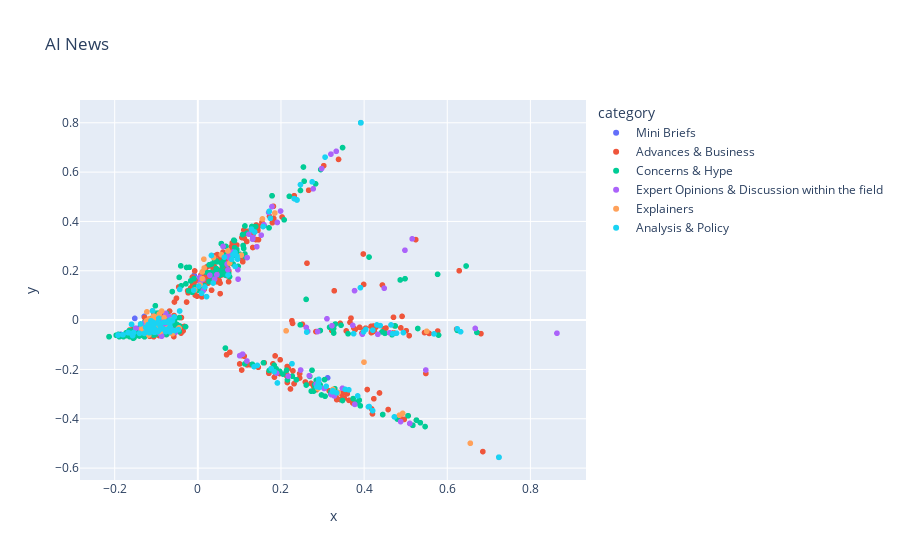

The notebook cell saved with this chart:
### Code cell
df['pca'] = (
   df['excerpt']
   .pipe(hero.clean)
   .pipe(hero.tfidf)
   .pipe(hero.pca)
)
hero.scatterplot(df, 'pca', color='category', title="AI News")

### Figure 1 — Plotly figure (JSON) as saved in the notebook; plotly's stock layout.template omitted (floating-point values rounded to 4 significant figures; data arrays with more than 128 entries replaced by an {"elided": "..."} marker saying what was removed)
{"data": [{"hovertemplate": "category=Mini Briefs<br>x=%{x}<br>y=%{y}<extra></extra>", "legendgroup": "Mini Briefs", "marker": {"color": "#636efa", "symbol": "circle"}, "mode": "markers", "name": "Mini Briefs", "showlegend": true, "type": "scattergl", "x": {"elided": "169 float values"}, "xaxis": "x", "y": {"elided": "169 float values"}, "yaxis": "y"}, {"hovertemplate": "category=Advances & Business<br>x=%{x}<br>y=%{y}<extra></extra>", "legendgroup": "Advances & Business", "marker": {"color": "#EF553B", "symbol": "circle"}, "mode": "markers", "name": "Advances & Business", "showlegend": true, "type": "scattergl", "x": {"elided": "622 float values"}, "xaxis": "x", "y": {"elided": "622 float values"}, "yaxis": "y"}, {"hovertemplate": "category=Concerns & Hype<br>x=%{x}<br>y=%{y}<extra></extra>", "legendgroup": "Concerns & Hype", "marker": {"color": "#00cc96", "symbol": "circle"}, "mode": "markers", "name": "Concerns & Hype", "showlegend": true, "type": "scattergl", "x": {"elided": "452 float values"}, "xaxis": "x", "y": {"elided": "452 float values"}, "yaxis": "y"}, {"hovertemplate": "category=Expert Opinions & Discussion within the field<br>x=%{x}<br>y=%{y}<extra></extra>", "legendgroup": "Expert Opinions & Discussion within the field", "marker": {"color": "#ab63fa", "symbol": "circle"}, "mode": "markers", "name": "Expert Opinions & Discussion within the field", "showlegend": true, "type": "scattergl", "x": {"elided": "170 float values"}, "xaxis": "x", "y": {"elided": "170 float values"}, "yaxis": "y"}, {"hovertemplate": "category=Explainers<br>x=%{x}<br>y=%{y}<extra></extra>", "legendgroup": "Explainers", "marker": {"color": "#FFA15A", "symbol": "circle"}, "mode": "markers", "name": "Explainers", "showlegend": true, "type": "scattergl", "x": {"elided": "132 float values"}, "xaxis": "x", "y": {"elided": "132 float values"}, "yaxis": "y"}, {"hovertemplate": "category=Analysis & Policy<br>x=%{x}<br>y=%{y}<extra></extra>", "legendgroup": "Analysis & Policy", "marker": {"color": "#19d3f3", "symbol": "circle"}, "mode": "markers", "name": "Analysis & Policy", "showlegend": true, "type": "scattergl", "x": {"elided": "181 float values"}, "xaxis": "x", "y": {"elided": "181 float values"}, "yaxis": "y"}], "layout": {"legend": {"title": {"text": "category"}, "tracegroupgap": 0}, "title": {"text": "AI News"}, "xaxis": {"anchor": "y", "domain": [0, 1], "title": {"text": "x"}}, "yaxis": {"anchor": "x", "domain": [0, 1], "title": {"text": "y"}}}}
